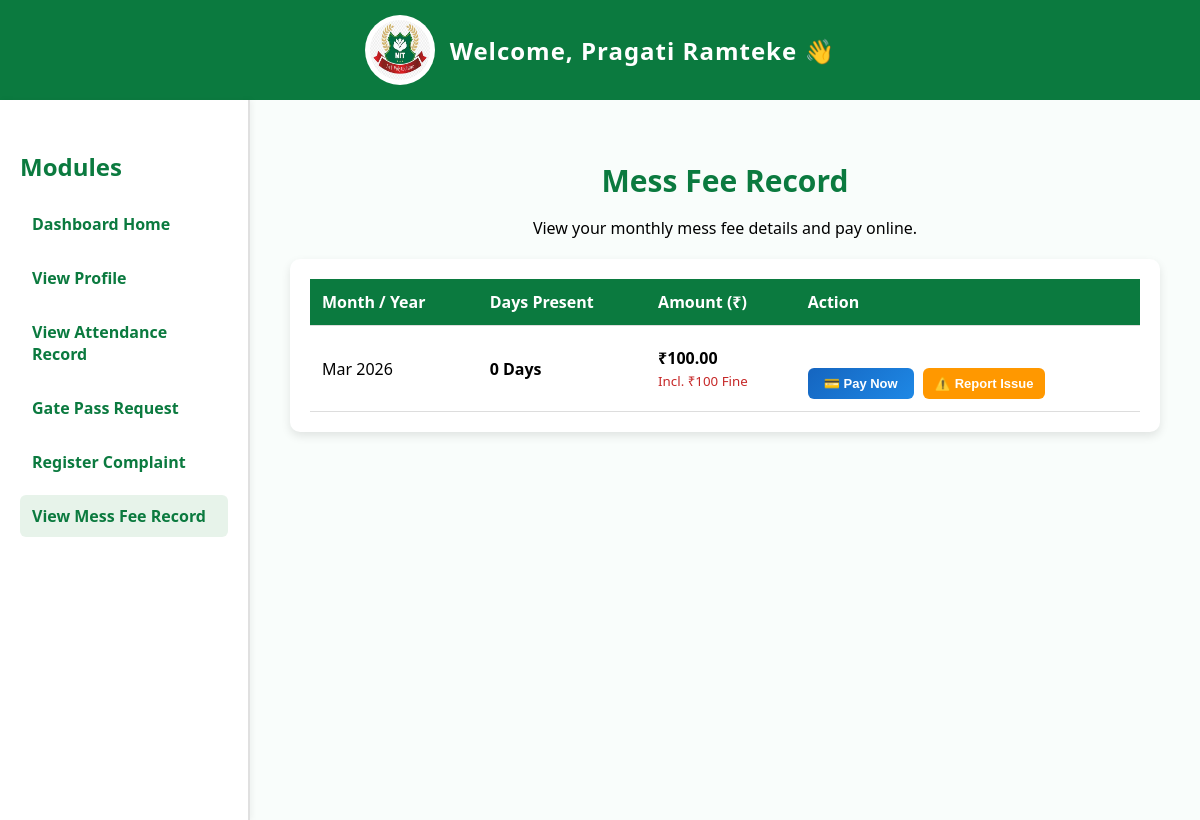
Page /student_mess_fee.php (signed in) on the committed database.
### tables this page shows
CREATE TABLE `mess_fees` (
  `id` int NOT NULL,
  `user_id` int NOT NULL,
  `student_name` varchar(100) NOT NULL,
  `college_name` varchar(100) DEFAULT NULL,
  `department_name` varchar(100) DEFAULT NULL,
  `month_year` varchar(20) NOT NULL,
  `amount` decimal(10,2) NOT NULL,
  `paid_amount` decimal(10,2) DEFAULT NULL,
  `status` enum('Paid','Pending','Partial') DEFAULT 'Pending',
  `payment_id` varchar(255) DEFAULT NULL,
  `receipt_id` varchar(50) DEFAULT NULL,
  `paid_at` datetime DEFAULT NULL,
  `late_fee_added` tinyint(1) DEFAULT '0',
  `base_amount` decimal(10,2) DEFAULT '3500.00',
  `exemption_reason` text,
  `exemption_status` enum('None','Pending','Approved','Rejected') DEFAULT 'None'
);

### student_mess_fee.php (the view, shortened to what this page needs)
<?php
include("db.php");
$user_id = $_SESSION['user_id'];
$query = "SELECT id, month_year, amount, base_amount, late_fee_added, status, payment_id, paid_at, exemption_status, exemption_reason, receipt_id FROM mess_fees WHERE user_id = ? ORDER BY id DESC";
$stmt = $conn->prepare($query);
$stmt->bind_param("i", $user_id);
$stmt->execute();
$result = $stmt->get_result();
function getAttendanceCount($conn, $user_id, $month_year) {
    try {
        $m = DateTime::createFromFormat('M Y', $month_year);
        $start = $m->format('Y-m-01');
        $end = $m->format('Y-m-t');
        $res = $conn->query("SELECT COUNT(*) as days FROM attendance WHERE user_id = $user_id AND status = 'Present' AND date BETWEEN '$start' AND '$end'");
        return $res->fetch_assoc()['days'] ?? 0;
    } catch(Exception $e) { return 0; }
}
?>
<!DOCTYPE html>
<html lang="en">
<head>
    <link rel="stylesheet" href="student.css">
    <link rel="stylesheet" href="responsive.css">
</head>
<body>
    <header>
        <img src="nit_logo.png.jpg" alt="NIT Logo">
        Welcome, <?php echo $_SESSION['username']; ?> 👋
    </header>
    <div class="dashboard">
        <div class="sidebar">
            <h2>Modules</h2>
            <a href="student.php">Dashboard Home</a>
            <a href="student_profile.php">View Profile</a>
            <a href="student_attendance.php">View Attendance Record</a>
            <a href="student_gatepass.php">Gate Pass Request</a>
            <a href="student_complaints.php">Register Complaint</a>
            <a href="student_mess_fee.php" style="background: #e7f3ea;">View Mess Fee Record</a>
        </div>
        <div class="content">
            <h1>Mess Fee Record</h1>
            <p>View your monthly mess fee details and pay online.</p>
            <div class="table-container">
                <table>
                    <thead>
                        <tr>
                            <th>Month / Year</th>
                            <th>Days Present</th>
                            <th>Amount (₹)</th>
                            <th>Action</th>
                        </tr>
                    </thead>
                    <tbody>
                        <?php if($result->num_rows > 0): ?>
                            <?php while($row = $result->fetch_assoc()):
                                $days = getAttendanceCount($conn, $user_id, $row['month_year']);
                                $fine_text = ($row['late_fee_added']) ? "<br><small style='color:#c62828'>Incl. ₹100 Fine</small>" : "";
                            ?>
                                <tr id="row-<?php echo $row['id']; ?>">
                                    <td><?php echo htmlspecialchars($row['month_year']); ?></td>
                                    <td><strong><?php echo $days; ?> Days</strong></td>
                                    <td>
                                        <strong>₹<?php echo number_format($row['amount'], 2); ?></strong>
                                        <?php echo $fine_text; ?>
                                    </td>
                                    <td>
                                        <?php if($row['status'] != 'Paid'): ?>
                                            <button class="btn-pay" onclick="openUpiModal(<?php echo $row['id']; ?>, <?php echo $row['amount']; ?>, '<?php echo addslashes($row['month_year']); ?>', <?php echo $row['late_fee_added']; ?>)">
                                                💳 Pay Now
                                            </button>
                                            <?php if($row['exemption_status'] == 'None' || $row['exemption_status'] == 'Rejected'): ?>
                                                <button class="btn-issue" onclick="openExemptionModal(<?php echo $row['id']; ?>, '<?php echo addslashes($row['month_year']); ?>')">
                                                    ⚠️ Report Issue
                                                </button>
                                            <?php elseif($row['exemption_status'] == 'Pending'): ?>
                                                <span style="display:block; margin-top:5px; font-size:11px; color:orange; font-weight:bold;">Extension Pending Approval</span>
                                            <?php elseif($row['exemption_status'] == 'Approved'): ?>
                                                <span style="display:block; margin-top:5px; font-size:11px; color:green; font-weight:bold;">Extension Approved</span>
                                            <?php endif; ?>
                                        <?php endif; ?>
                                    </td>
                                </tr>
                            <?php endwhile; ?>
                        <?php else: ?>
                            <tr><td colspan="4" style="text-align:center;">No mess fee records found.</td></tr>
                        <?php endif; ?>
                    </tbody>
                </table>
            </div>
        </div>
    </div>
</body>
</html>

### student.css (style rules this page uses)
body { font-family: "Segoe UI", sans-serif; margin: 0; background: #f9fdfb; }
header { background: #0b7a3f; color: white; display: flex; align-items: center; justify-content: center; padding: 15px 0; font-size: 24px; font-weight: bold; letter-spacing: 1px; }
header img { width: 70px; height: 70px; margin-right: 15px; border-radius: 50%; background: white; padding: 5px; }
.dashboard { display: flex; min-height: 90vh; }
.sidebar { width: 250px; background: #fff; padding: 30px 20px; border-right: 2px solid #e0e0e0; box-shadow: 2px 0 6px rgba(0, 0, 0, 0.05); }
.sidebar h2 { color: #0b7a3f; margin-bottom: 20px; }
.sidebar a { display: block; text-decoration: none; color: #0b7a3f; font-weight: 600; margin: 12px 0; padding: 10px 12px; border-radius: 6px; transition: 0.3s; }
.content { flex: 1; padding: 40px; text-align: center; }
.content h1 { color: #0b7a3f; font-size: 30px; margin-bottom: 10px; }
button { margin-top: 30px; padding: 10px 18px; background: #b71c1c; color: white; border: none; border-radius: 6px; cursor: pointer; font-weight: 600; transition: 0.3s; }
.table-container { width: 100%; overflow-x: auto; -webkit-overflow-scrolling: touch; margin-top: 20px; border-radius: 8px; box-shadow: 0 2px 8px rgba(0,0,0,0.05); }
table { min-width: 600px; }

### responsive.css (style rules this page uses)
*, *::before, *::after { box-sizing: border-box; }
img { max-width: 100%; height: auto; }

### student_mess_fee.php (style rules this page uses)
.table-container { background: white; padding: 20px; border-radius: 10px; box-shadow: 0 4px 10px rgba(0,0,0,0.1); margin-top: 20px; overflow-x: auto; }
table { width: 100%; border-collapse: collapse; }
th, td { text-align: left; padding: 12px; border-bottom: 1px solid #ddd; }
th { background-color: #0b7a3f; color: white; }
.btn-pay { background: linear-gradient(135deg, #1565c0, #1e88e5); color: white; border: none; padding: 8px 16px; border-radius: 6px; cursor: pointer; font-weight: bold; font-size: 13px; transition: 0.3s; }
.btn-issue { background: #ff9800; color: white; border: none; padding: 8px 12px; border-radius: 6px; cursor: pointer; font-weight: bold; font-size: 13px; margin-left: 5px; transition: 0.3s; }

### rows in the picture
mess_fees: month_year "Mar 2026", days "0", amount "100.00", late_fee_added "Incl. ₹100 Fine"

### other values in the picture
$_SESSION['username'] "Pragati Ramteke"
